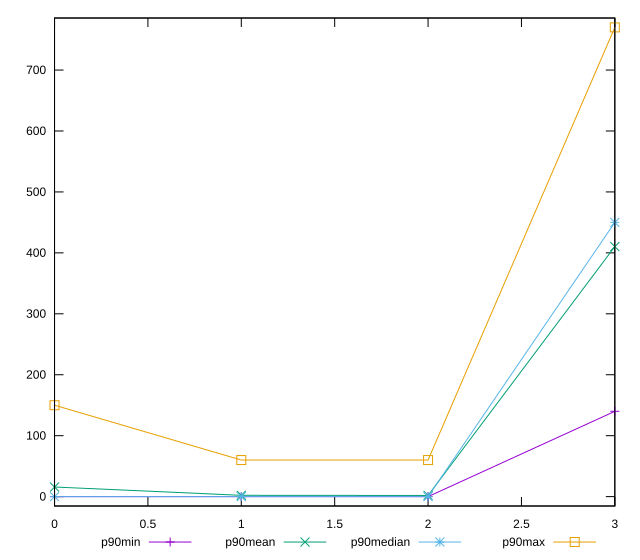

Source code (gnuplot):
reset

$p90Min <<EOF
0 0
1 0
2 0
3 140
EOF

$p90Mean <<EOF
0 15.74468085106383
1 2.127659574468085
2 1.9148936170212767
3 410.3191489361702
EOF

$p90Median <<EOF
0 0
1 0
2 0
3 450
EOF

$p90Max <<EOF
0 150
1 60
2 60
3 770
EOF

set key outside below
set xrange [0:3]
set yrange [-15.4:785.4]
set trange [-15.4:785.4]
set terminal svg size 640, 560 enhanced background rgb 'white'
set output "reports/report_00028_2021-02-24T12-49-42.674Z/unused-css-rules/progression/value.svg"

plot $p90Min title "p90min" with linespoints, \
     $p90Mean title "p90mean" with linespoints, \
     $p90Median title "p90median" with linespoints, \
     $p90Max title "p90max" with linespoints

reset
